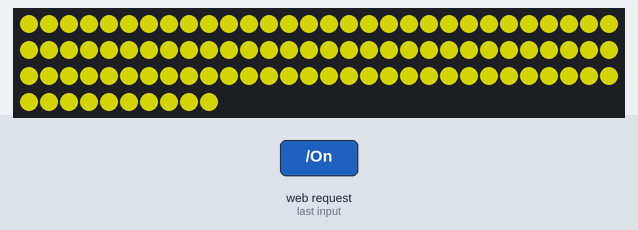
The program below on a simulated Raspberry Pi Pico running MicroPython. Parts: 100 RGB LEDs in strip order, left to right, continuing on the next row. Inputs (shaded band) come from the test bench. Dim RGB values are drawn brighter than linear; WiFi joins after 1.5 s; library files of the repository ran but are not shown: secrets.py; what the program prints to the serial console is not drawn.

1.3 s: HTTP request GET /On received
Above: at 4.2 s.
4.3 s: HTTP request GET /set? received
5.8 s: HTTP request GET /set_light? received
Timing chart, 0 to 8.8 s (numbered marks = the images above; inputs shaded):
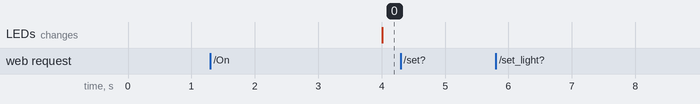

Measured:
- after the input at 1.3 s, the LEDs: change after 2.7 s (image 0)
- after the input at 4.3 s, every drawn part: stays the same
- after the input at 5.8 s, every drawn part: stays the same

The program:

main.py
```python
import machine
import socket
import neopixel
import ujson
from do_connect import *

# WS2811/WS2812 strip setup
LED_PIN = 18
NUM_PIXELS = 100
np = neopixel.NeoPixel(machine.Pin(LED_PIN), NUM_PIXELS)

# Logging and reconnect cooldown
LOG_FILE = "log.txt"
COOLDOWN = 10  # seconds

# LED state tracking
led_state = "CustomRGB"
lightLevel = 0.2
last_set_color = None  # remembers last non-off RGB + light_level
is_on = True  # True if LEDs are on, False if turned off


# --- Set LED strip ---
def set_strip(rgb=None, level=None, turn_off=False):
    global led_state, last_set_color, lightLevel, is_on

    if level is not None:
        lightLevel = max(0, min(1, level))

    if turn_off:
        rbg = (0, 0, 0)
        is_on = False
    else:
        if rgb is None:
            if last_set_color is not None:
                rgb = last_set_color["rgb"]
            else:
                rgb = [255, 0, 255]
        if not isinstance(rgb, (list, tuple)) or len(rgb) != 3:
            print("Invalid RGB value:", rgb)
            return

        rbg = (rgb[0], rgb[2], rgb[1])
        rbg = tuple(int(c * lightLevel) for c in rbg)
        is_on = True

    for i in range(NUM_PIXELS):
        np[i] = rbg
    np.write()

    led_state = "CustomRGB" if not turn_off else "Off"
    if not turn_off and rbg != (0, 0, 0):
        last_set_color = {"rgb": rgb, "light_level": lightLevel}

    print("LED strip set to:", led_state, "with level", lightLevel, "is_on:", is_on)

# --- Serve HTTP requests ---
def serve(connection):
    import ure
    global last_set_color, led_state, lightLevel, is_on

    while True:
        client, addr = connection.accept()
        request = client.recv(1024).decode()

        try:
            method, path, _ = request.split(" ", 2)
        except ValueError:
            client.close()
            continue

        response_code = "200 OK"
        response_body = {"current": led_state, "last": last_set_color, "is_on": is_on}

        # --- POST request ---
        if method == "POST":
            if "\r\n\r\n" in request:
                body = request.split("\r\n\r\n", 1)[1].strip()
                try:
                    data = ujson.loads(body)
                    rgb = data.get("rgb")
                    level = data.get("light_level")

                    if rgb is not None and isinstance(rgb, list) and len(rgb) == 3:
                        set_strip(rgb, level)
                        response_code = "201 Created"
                    elif rgb is None and level is not None:
                        set_strip(level=level)
                        response_code = "201 Created"
                    else:
                        response_code = "400 Bad Request"
                        response_body = {"error": "Provide 'rgb' as list or 'light_level'"}

                    response_body = {
                        "current": {"rgb": last_set_color["rgb"], "light_level": lightLevel} if last_set_color else None,
                        "last": last_set_color,
                        "is_on": is_on
                    }

                except Exception as e:
                    response_code = "400 Bad Request"
                    response_body = {"error": "Invalid JSON", "details": str(e)}

        # --- GET request ---
        elif method == "GET":
            if "/set?" in path:
                match = ure.search(r"r=([0-9]+)&g=([0-9]+)&b=([0-9]+)&light_level=([0-9.]+)", path)
                if match:
                    try:
                        rgb = [int(match.group(1)), int(match.group(2)), int(match.group(3))]
                        level = float(match.group(4))
                        set_strip(rgb, level)
                        response_code = "201 Created"
                        response_body = {
                            "current": {"rgb": last_set_color["rgb"], "light_level": lightLevel},
                            "last": last_set_color,
                            "is_on": is_on
                        }
                    except ValueError:
                        response_code = "400 Bad Request"
                        response_body = {"error": "Invalid RGB or light_level value"}
                else:
                    response_code = "400 Bad Request"
                    response_body = {"error": "Missing or invalid parameters"}

            elif "/set_light?" in path:
                match = ure.search(r"light_level=([0-9.]+)", path)
                if match:
                    try:
                        level = float(match.group(1))
                        set_strip(level=level)
                        response_code = "201 Created"
                        response_body = {
                            "current": {"rgb": last_set_color["rgb"], "light_level": lightLevel},
                            "last": last_set_color,
                            "is_on": is_on
                        }
                    except ValueError:
                        response_code = "400 Bad Request"
                        response_body = {"error": "Invalid light_level value"}
                else:
                    response_code = "400 Bad Request"
                    response_body = {"error": "Missing or invalid light_level"}

            elif "/Off" in path:
                set_strip(turn_off=True)
                response_code = "201 Created"
                response_body = {
                    "current": {"rgb": [0, 0, 0], "light_level": 0},
                    "last": last_set_color,
                    "is_on": is_on
                }

            elif "/On" in path:
                if last_set_color:
                    set_strip(last_set_color["rgb"], last_set_color["light_level"])
                else:
                    set_strip([255, 0, 255], 0.5)
                response_code = "201 Created"
                response_body = {
                    "current": {"rgb": last_set_color["rgb"], "light_level": last_set_color["light_level"] if last_set_color else 0.5},
                    "last": last_set_color,
                    "is_on": is_on
                }

            elif "/CheckState" in path:
                response_body = {
                    "current": {"rgb": last_set_color["rgb"], "light_level": last_set_color["light_level"]} if last_set_color else None,
                    "last": last_set_color,
                    "is_on": is_on
                }
                if last_set_color is None and not is_on:
                    response_code = "204 No Content"

            else:
                response_code = "400 Bad Request"
                response_body = {"error": "Unknown request", "is_on": is_on}

        # --- Send response ---
        response_json = ujson.dumps(response_body)
        client.send(f"HTTP/1.1 {response_code}\nContent-Type: application/json\n\n{response_json}".encode())
        client.close()
        print(f"Request: {method} {path}, Response: {response_code}, is_on: {is_on}")


# --- File + console logger ---
def log(msg):
    try:
        ts = time.time()
    except:
        ts = 0

    line = "[{}] {}\n".format(ts, msg)

    # Print to serial
    print(line, end="")

    # Append to log file
    try:
        with open(LOG_FILE, "a") as f:
            f.write(line)
    except Exception as e:
        print("Log write failed:", e)


# --- Open socket ---
def open_socket(ip):
    addr = (ip, 80)
    s = socket.socket()
    s.setsockopt(socket.SOL_SOCKET, socket.SO_REUSEADDR, 1)
    s.bind(addr)
    s.listen(1)
    #Log only errors
    #log("Listening on {}:80".format(ip))
    return s


# --- Main loop ---
try:
    #Log only errors
    #log("System start")

    while True:
        #Log only errors
        #log("Attempting WiFi connection...")

        try:
            ip = do_connect()
        except Exception as e:
            #Log only errors
            log("do_connect exception: {}".format(e))
            #Log only errors
            log("Cooldown {}s before retry".format(COOLDOWN))
            time.sleep(COOLDOWN)
            continue

        if not ip:
            log("do_connect returned no IP")
            time.sleep(COOLDOWN)
            continue
        #Log only errors
        #log("Connected, IP: {}".format(ip))

        try:
            sock = open_socket(ip)
            serve(sock)
        except Exception as e:
            log("Server error: {}".format(e))
        finally:
            try:
                sock.close()
                #Log only errors
                #log("Socket closed")
            except:
                pass
        #Log only errors
        #log("Restarting connection loop")
        time.sleep(COOLDOWN)

except KeyboardInterrupt:
    print("KeyboardInterrupt — stopping server")
    set_strip(turn_off=True)
```

do_connect.py
```python
import network
import time
from secrets import secrets

def do_connect(ssid=secrets['ssid'], psk=secrets['password']):
    wlan = network.WLAN(network.STA_IF)
    wlan.active(True)
    wlan.disconnect()
    time.sleep(2)

    print("Connecting to WiFi...")
    wlan.connect(ssid, psk)

    timeout = 20
    while timeout > 0:
        status = wlan.status()
        print("status:", status)

        if status in (
            network.STAT_WRONG_PASSWORD,
            network.STAT_NO_AP_FOUND,
            network.STAT_CONNECT_FAIL,
        ):
            raise RuntimeError(f"WiFi failed, status={status}")

        if status == network.STAT_GOT_IP:
            break

        timeout -= 1
        time.sleep(1)

    if wlan.status() != network.STAT_GOT_IP:
        raise RuntimeError(f"WiFi timeout, status={wlan.status()}")

    ip = wlan.ifconfig()[0]
    print("Connected, IP:", ip)
    return ip
```
